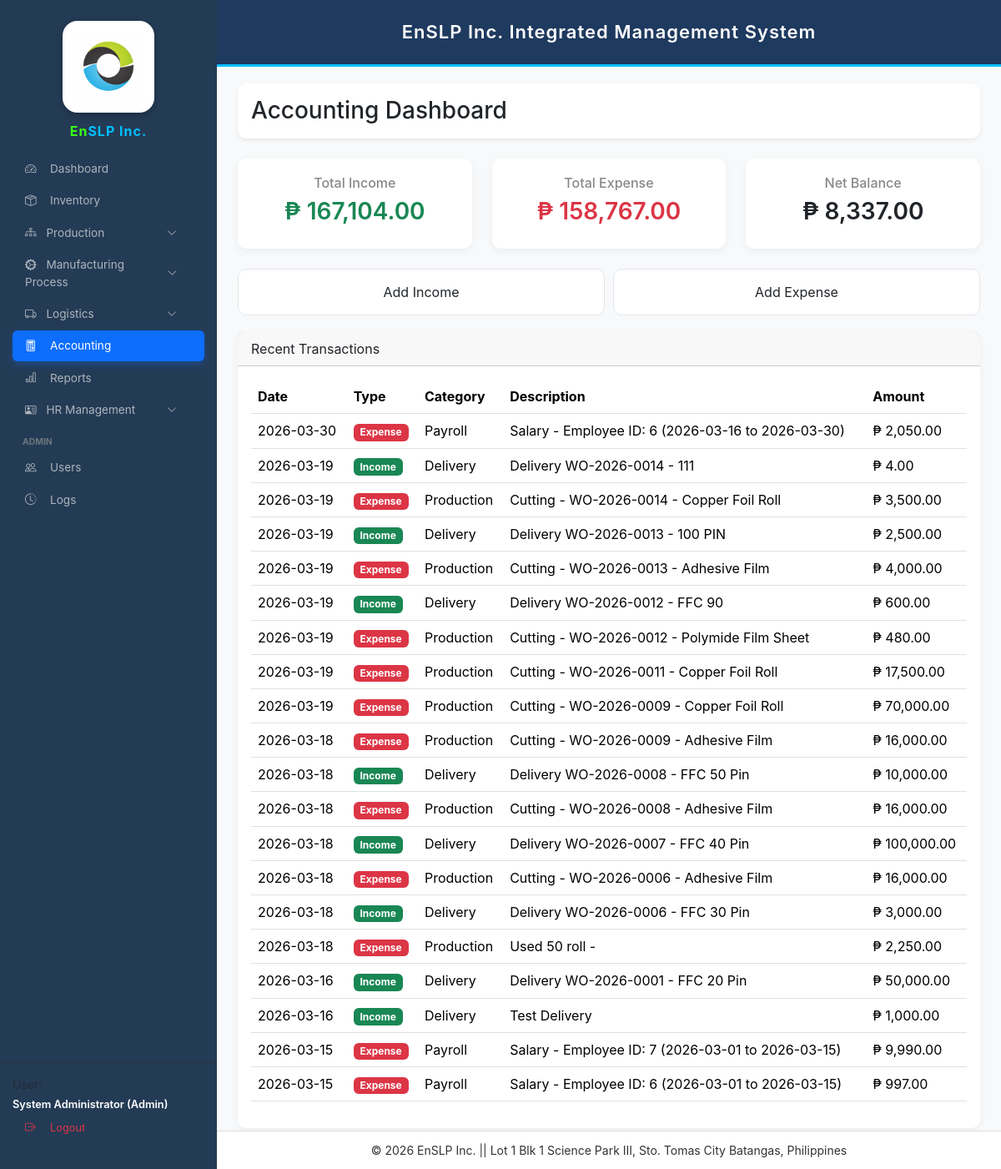
/accounting.php (signed in), run on the app's committed database.
### tables this page shows
CREATE TABLE `accounting_transactions` (
  `id` int(11) NOT NULL,
  `txn_date` date NOT NULL,
  `type` enum('Income','Expense') NOT NULL,
  `category` varchar(80) NOT NULL,
  `reference_no` varchar(50) DEFAULT NULL,
  `wo_id` int(11) DEFAULT NULL,
  `description` varchar(255) DEFAULT NULL,
  `payment_method` varchar(40) DEFAULT NULL,
  `amount` decimal(12,2) NOT NULL DEFAULT 0.00,
  `created_at` datetime DEFAULT current_timestamp()
);

### accounting.php (the view, shortened to what this page needs)
<?php
require_once 'config.php';
$stmt=$conn->query("
SELECT
COALESCE(SUM(CASE WHEN type='Income' THEN amount ELSE 0 END),0) AS total_income,
COALESCE(SUM(CASE WHEN type='Expense' THEN amount ELSE 0 END),0) AS total_expense
FROM accounting_transactions
");
$sum=$stmt->fetch();
$total_income=$sum['total_income'];
$total_expense=$sum['total_expense'];
$net=$total_income-$total_expense;
$rows=$conn->query("
SELECT * FROM accounting_transactions
ORDER BY txn_date DESC,id DESC
")->fetchAll();
?>
<!DOCTYPE html>
<html>
<head>
<link href="https://cdn.jsdelivr.net/npm/bootstrap@5.3.3/dist/css/bootstrap.min.css" rel="stylesheet">
</head>
<body>
<?php include 'sidebar.php'; ?>
<?php include 'header.php'; ?>
<div class="main-content">
<div class="card shadow-sm mb-4">
<div class="card-body">
<h3 class="mb-0">Accounting Dashboard</h3>
</div>
</div>
<div class="row mb-4">
<div class="col-md-4">
<div class="summary-card">
<h6>Total Income</h6>
<h3 class="text-success">₱ <?=number_format($total_income,2)?></h3>
</div>
</div>
<div class="col-md-4">
<div class="summary-card">
<h6>Total Expense</h6>
<h3 class="text-danger">₱ <?=number_format($total_expense,2)?></h3>
</div>
</div>
<div class="col-md-4">
<div class="summary-card">
<h6>Net Balance</h6>
<h3>₱ <?=number_format($net,2)?></h3>
</div>
</div>
</div>
<div class="quick-actions">
<div class="quick-btn" data-bs-toggle="modal" data-bs-target="#incomeModal">
Add Income
</div>
<div class="quick-btn" data-bs-toggle="modal" data-bs-target="#expenseModal">
Add Expense
</div>
</div>
<div class="card">
<div class="card-header">
Recent Transactions
</div>
<div class="card-body table-responsive">
<table class="table">
<thead>
<tr>
<th>Date</th>
<th>Type</th>
<th>Category</th>
<th>Description</th>
<th>Amount</th>
</tr>
</thead>
<tbody>
<?php foreach($rows as $r): ?>
<tr>
<td><?=$r['txn_date']?></td>
<td>
<?php if($r['type']=="Income"): ?>
<span class="badge bg-success">Income</span>
<?php else: ?>
<span class="badge bg-danger">Expense</span>
<?php endif; ?>
</td>
<td><?=$r['category']?></td>
<td><?=$r['description']?></td>
<td>₱ <?=number_format($r['amount'],2)?></td>
</tr>
<?php endforeach; ?>
</tbody>
</table>
</div>
</div>
</div>
<?php include 'footer.php'; ?>
</body>
</html>

### accounting.php (style rules this page uses)
body { background:#f4f6f9; font-family:Segoe UI; }
.main-content { margin-left:260px; padding:25px; margin-top:75px; }
.summary-card { background:#fff; padding:20px; border-radius:10px; box-shadow:0 3px 10px rgba(0,0,0,0.05); text-align:center; }
.summary-card h6 { color:#888; }
.summary-card h3 { font-weight:600; }
.quick-actions { display:flex; gap:10px; margin-bottom:20px; }
.quick-btn { flex:1; padding:15px; border-radius:10px; background:white; border:1px solid #e3e6ea; cursor:pointer; text-align:center; transition:.2s; }
.card { border:none; border-radius:10px; box-shadow:0 3px 10px rgba(0,0,0,0.05); }

### sidebar.php (style rules this page uses)
:root { --sb-width:260px; --primary-blue:#0d6efd; --sidebar-bg:#243b55; }
body { font-family:'Inter',sans-serif!important; margin:0!important; background:#f8f9fa; }

### data on the page
accounting_transactions: txn_date "2026-03-30", type "Expense", category "Payroll", description "Salary - Employee ID: 6 (2026-03-16 to 2026-03-30)", amount "2,050.00"
accounting_transactions: txn_date "2026-03-19", type "Income", category "Delivery", description "Delivery WO-2026-0014 - 111", amount "4.00"
accounting_transactions: txn_date "2026-03-19", type "Expense", category "Production", description "Cutting - WO-2026-0014 - Copper Foil Roll", amount "3,500.00"
accounting_transactions: txn_date "2026-03-19", type "Income", category "Delivery", description "Delivery WO-2026-0013 - 100 PIN", amount "2,500.00"
accounting_transactions: txn_date "2026-03-19", type "Expense", category "Production", description "Cutting - WO-2026-0013 - Adhesive Film", amount "4,000.00"
accounting_transactions: txn_date "2026-03-19", type "Income", category "Delivery", description "Delivery WO-2026-0012 - FFC 90", amount "600.00"
accounting_transactions: txn_date "2026-03-19", type "Expense", category "Production", description "Cutting - WO-2026-0012 - Polymide Film Sheet", amount "480.00"
accounting_transactions: txn_date "2026-03-19", type "Expense", category "Production", description "Cutting - WO-2026-0011 - Copper Foil Roll", amount "17,500.00"
accounting_transactions: txn_date "2026-03-19", type "Expense", category "Production", description "Cutting - WO-2026-0009 - Copper Foil Roll", amount "70,000.00"
accounting_transactions: txn_date "2026-03-18", type "Expense", category "Production", description "Cutting - WO-2026-0009 - Adhesive Film", amount "16,000.00"
accounting_transactions: txn_date "2026-03-18", type "Income", category "Delivery", description "Delivery WO-2026-0008 - FFC 50 Pin", amount "10,000.00"
accounting_transactions: txn_date "2026-03-18", type "Expense", category "Production", description "Cutting - WO-2026-0008 - Adhesive Film", amount "16,000.00"
accounting_transactions: txn_date "2026-03-18", type "Income", category "Delivery", description "Delivery WO-2026-0007 - FFC 40 Pin", amount "100,000.00"
accounting_transactions: txn_date "2026-03-18", type "Expense", category "Production", description "Cutting - WO-2026-0006 - Adhesive Film", amount "16,000.00"
accounting_transactions: txn_date "2026-03-18", type "Income", category "Delivery", description "Delivery WO-2026-0006 - FFC 30 Pin", amount "3,000.00"
accounting_transactions: txn_date "2026-03-18", type "Expense", category "Production", description "Used 50 roll -", amount "2,250.00"
accounting_transactions: txn_date "2026-03-16", type "Income", category "Delivery", description "Delivery WO-2026-0001 - FFC 20 Pin", amount "50,000.00"
accounting_transactions: txn_date "2026-03-16", type "Income", category "Delivery", description "Test Delivery", amount "1,000.00"
accounting_transactions: txn_date "2026-03-15", type "Expense", category "Payroll", description "Salary - Employee ID: 7 (2026-03-01 to 2026-03-15)", amount "9,990.00"
accounting_transactions: txn_date "2026-03-15", type "Expense", category "Payroll", description "Salary - Employee ID: 6 (2026-03-01 to 2026-03-15)", amount "997.00"

### other printed values
$total_income "167,104.00"
$total_expense "158,767.00"
$net "8,337.00"
